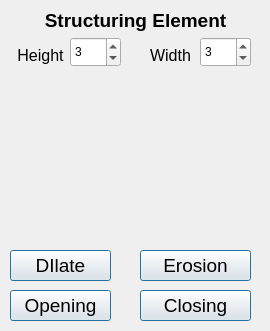
<?xml version="1.0" encoding="UTF-8"?>
<ui version="4.0">
 <class>StructureElementQwidget</class>
 <widget class="QWidget" name="StructureElementQwidget">
  <property name="geometry">
   <rect>
    <x>0</x>
    <y>0</y>
    <width>270</width>
    <height>331</height>
   </rect>
  </property>
  <property name="windowTitle">
   <string>Form</string>
  </property>
  <widget class="QPushButton" name="pushButtonDilate">
   <property name="geometry">
    <rect>
     <x>10</x>
     <y>250</y>
     <width>101</width>
     <height>31</height>
    </rect>
   </property>
   <property name="font">
    <font>
     <pointsize>14</pointsize>
    </font>
   </property>
   <property name="text">
    <string>DIlate</string>
   </property>
   <property name="default">
    <bool>true</bool>
   </property>
  </widget>
  <widget class="QSpinBox" name="spinBox_2">
   <property name="geometry">
    <rect>
     <x>200</x>
     <y>37</y>
     <width>51</width>
     <height>30</height>
    </rect>
   </property>
   <property name="minimum">
    <number>1</number>
   </property>
   <property name="maximum">
    <number>5</number>
   </property>
   <property name="singleStep">
    <number>1</number>
   </property>
   <property name="value">
    <number>3</number>
   </property>
  </widget>
  <widget class="QWidget" name="widgetTable" native="true">
   <property name="geometry">
    <rect>
     <x>50</x>
     <y>70</y>
     <width>181</width>
     <height>171</height>
    </rect>
   </property>
  </widget>
  <widget class="QSpinBox" name="spinBox">
   <property name="geometry">
    <rect>
     <x>70</x>
     <y>37</y>
     <width>51</width>
     <height>30</height>
    </rect>
   </property>
   <property name="minimum">
    <number>1</number>
   </property>
   <property name="maximum">
    <number>5</number>
   </property>
   <property name="singleStep">
    <number>1</number>
   </property>
   <property name="value">
    <number>3</number>
   </property>
  </widget>
  <widget class="QLabel" name="label">
   <property name="geometry">
    <rect>
     <x>0</x>
     <y>0</y>
     <width>271</width>
     <height>41</height>
    </rect>
   </property>
   <property name="font">
    <font>
     <pointsize>14</pointsize>
     <weight>75</weight>
     <bold>true</bold>
    </font>
   </property>
   <property name="text">
    <string>Structuring Element</string>
   </property>
   <property name="alignment">
    <set>Qt::AlignCenter</set>
   </property>
  </widget>
  <widget class="QLabel" name="label_2">
   <property name="geometry">
    <rect>
     <x>0</x>
     <y>40</y>
     <width>81</width>
     <height>30</height>
    </rect>
   </property>
   <property name="font">
    <font>
     <pointsize>12</pointsize>
     <weight>50</weight>
     <bold>false</bold>
    </font>
   </property>
   <property name="text">
    <string>Height</string>
   </property>
   <property name="alignment">
    <set>Qt::AlignCenter</set>
   </property>
  </widget>
  <widget class="QLabel" name="label_3">
   <property name="geometry">
    <rect>
     <x>130</x>
     <y>40</y>
     <width>81</width>
     <height>30</height>
    </rect>
   </property>
   <property name="font">
    <font>
     <pointsize>12</pointsize>
     <weight>50</weight>
     <bold>false</bold>
    </font>
   </property>
   <property name="text">
    <string>Width</string>
   </property>
   <property name="alignment">
    <set>Qt::AlignCenter</set>
   </property>
  </widget>
  <widget class="QPushButton" name="pushButtonErosion">
   <property name="geometry">
    <rect>
     <x>140</x>
     <y>250</y>
     <width>111</width>
     <height>31</height>
    </rect>
   </property>
   <property name="font">
    <font>
     <pointsize>14</pointsize>
    </font>
   </property>
   <property name="text">
    <string>Erosion</string>
   </property>
   <property name="default">
    <bool>true</bool>
   </property>
  </widget>
  <widget class="QPushButton" name="pushButtonOpening">
   <property name="geometry">
    <rect>
     <x>10</x>
     <y>290</y>
     <width>101</width>
     <height>31</height>
    </rect>
   </property>
   <property name="font">
    <font>
     <pointsize>14</pointsize>
    </font>
   </property>
   <property name="text">
    <string>Opening</string>
   </property>
   <property name="default">
    <bool>true</bool>
   </property>
  </widget>
  <widget class="QPushButton" name="pushButtonClosing">
   <property name="geometry">
    <rect>
     <x>140</x>
     <y>290</y>
     <width>111</width>
     <height>31</height>
    </rect>
   </property>
   <property name="font">
    <font>
     <pointsize>14</pointsize>
    </font>
   </property>
   <property name="text">
    <string>Closing</string>
   </property>
   <property name="default">
    <bool>true</bool>
   </property>
  </widget>
 </widget>
 <resources/>
 <connections/>
</ui>
